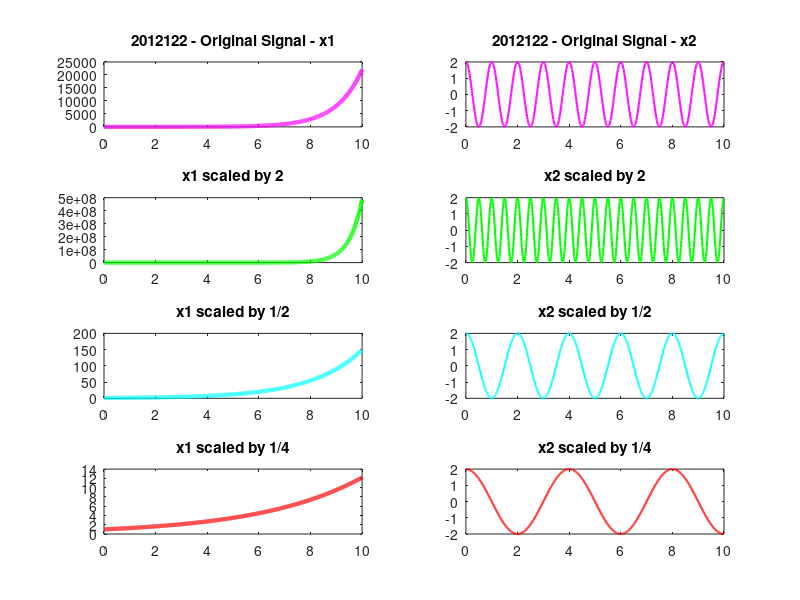

Reproduce this figure in MATLAB.
t = 0 : 0.01 : 10;
f=1;

a1=1;
x1=exp(f*a1*t); x2=2*cos(2*pi*f*a1*t);
subplot(4, 2, 1); plot(t, x1, 'm', 'LineWidth', 3);
title('2012122 - Original Signal - x1');

subplot(4, 2, 2); plot(t, x2, 'm', 'LineWidth', 1.5);
title('2012122 - Original Signal - x2');

a2=2;
y1=exp(f*a2*t); y2=2*cos(2*pi*f*a2*t);
subplot(4, 2, 3); plot(t, y1, 'g', 'LineWidth', 3);
title('x1 scaled by 2');

subplot(4, 2, 4); plot(t, y2, 'g', 'LineWidth', 1.5);
title('x2 scaled by 2');

a3=1/2;
z1=exp(f*a3*t); z2=2*cos(2*pi*f*a3*t);
subplot(4, 2, 5); plot(t, z1, 'c', 'LineWidth', 3);
title('x1 scaled by 1/2');

subplot(4, 2, 6); plot(t, z2, 'c', 'LineWidth', 1.5);
title('x2 scaled by 1/2');

a4=1/4;
w1=exp(f*a4*t); w2=2*cos(2*pi*f*a4*t);
subplot(4, 2, 7); plot(t, w1, 'r', 'LineWidth', 3);
title('x1 scaled by 1/4');

subplot(4, 2, 8); plot(t, w2, 'r', 'LineWidth', 1.5);
title('x2 scaled by 1/4');

print ('Exp4_1','-dpdf','-fillpage');